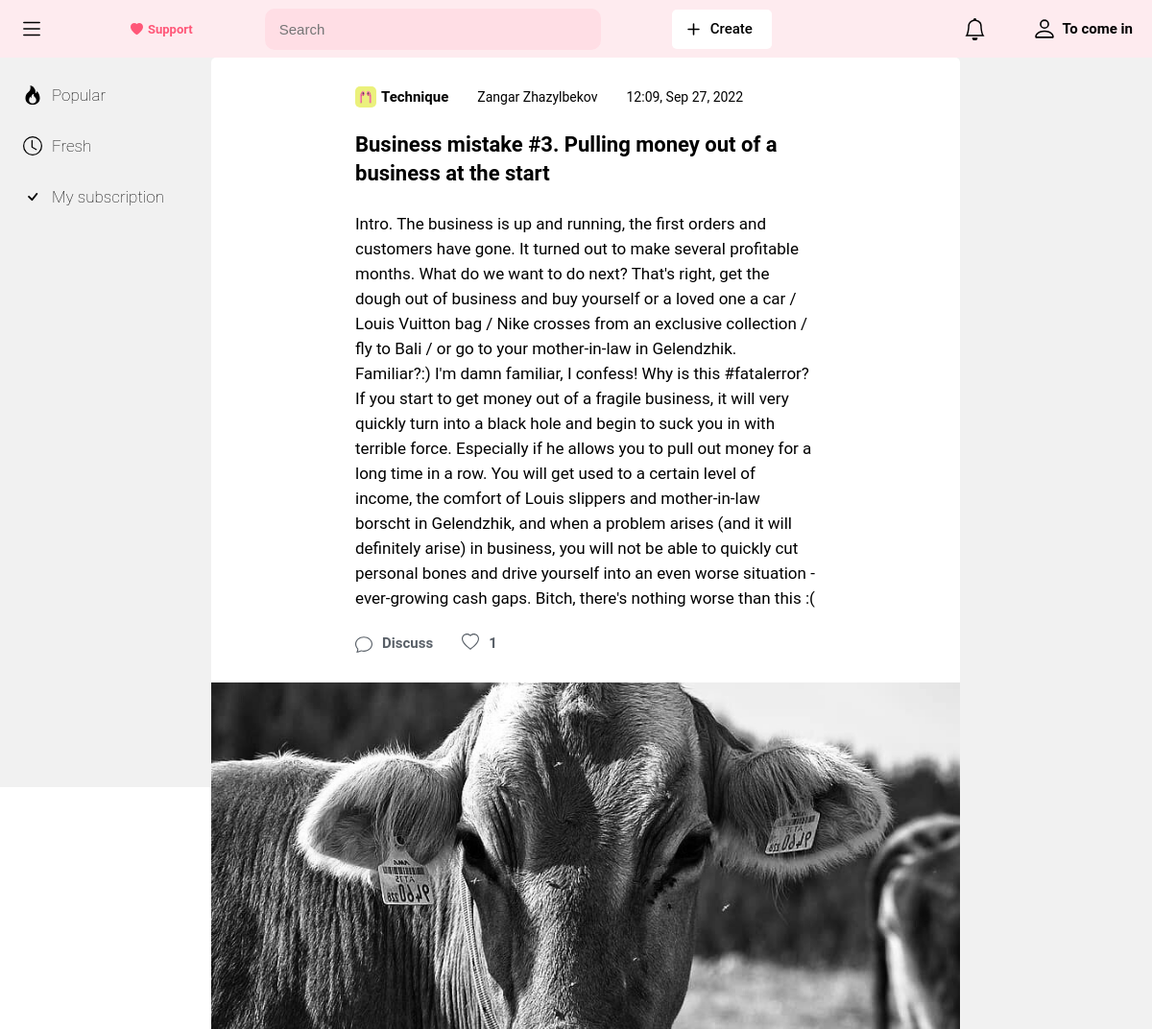
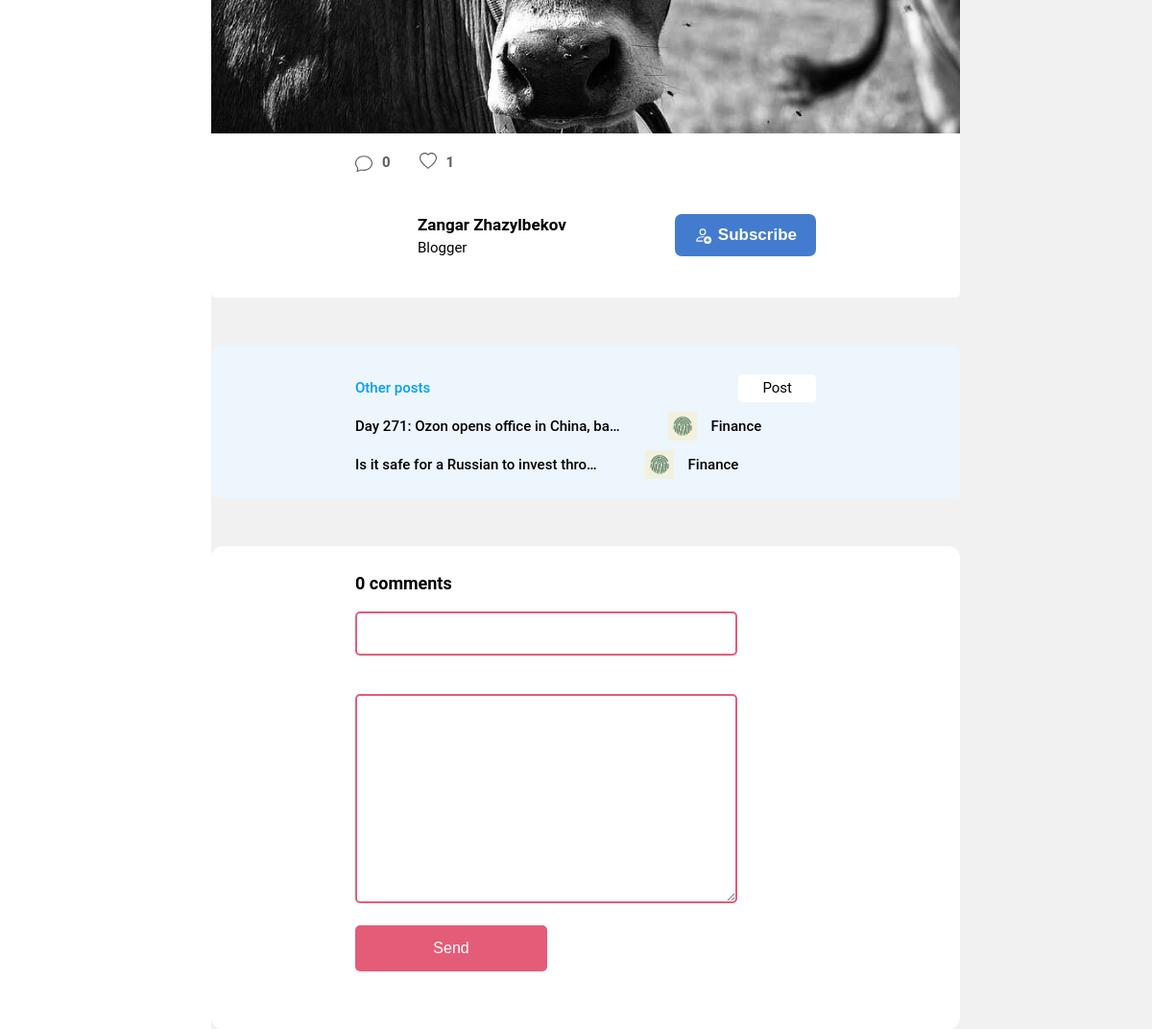
The page /post/2 on the database as committed earlier (2 pictures, top to bottom).
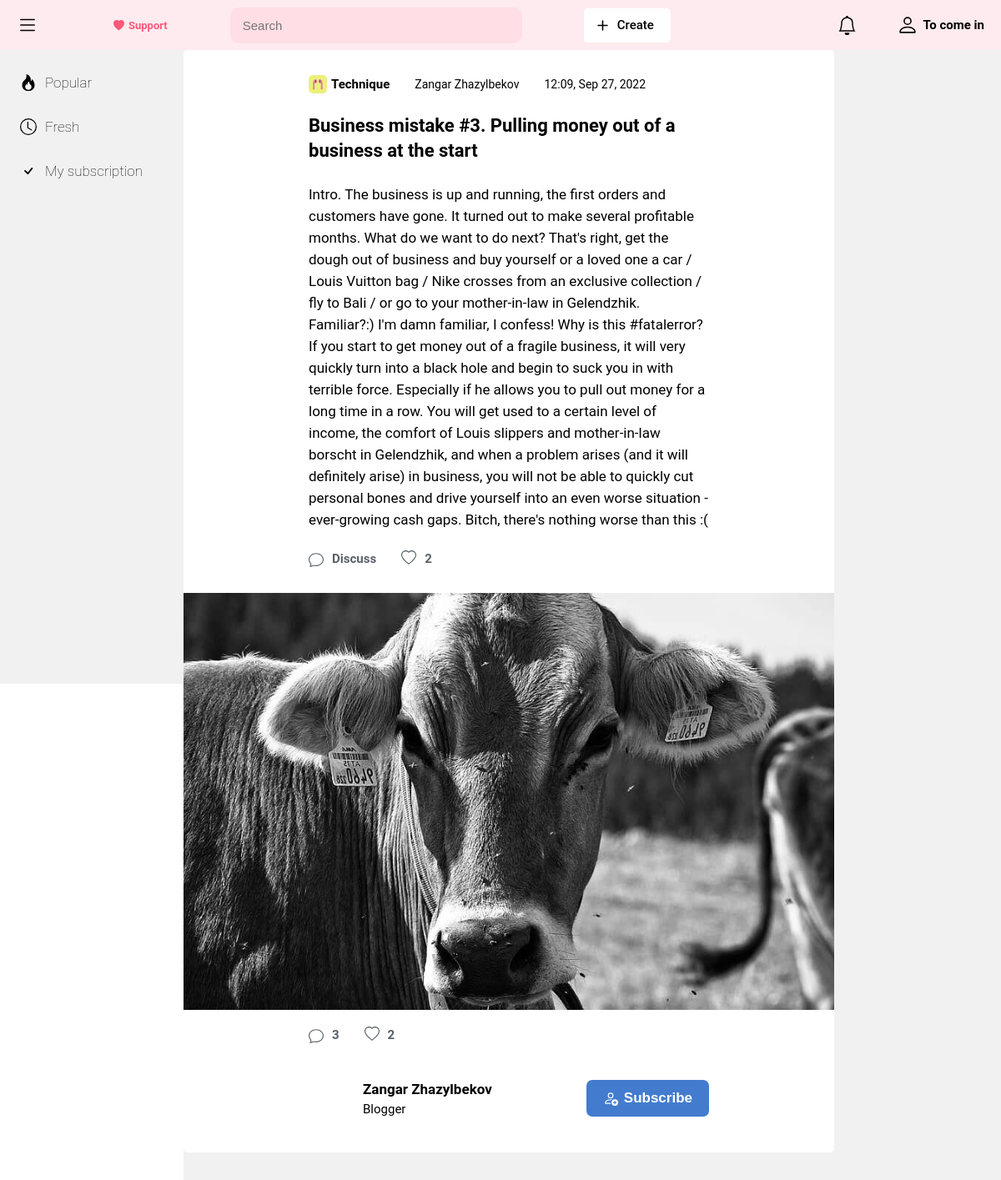
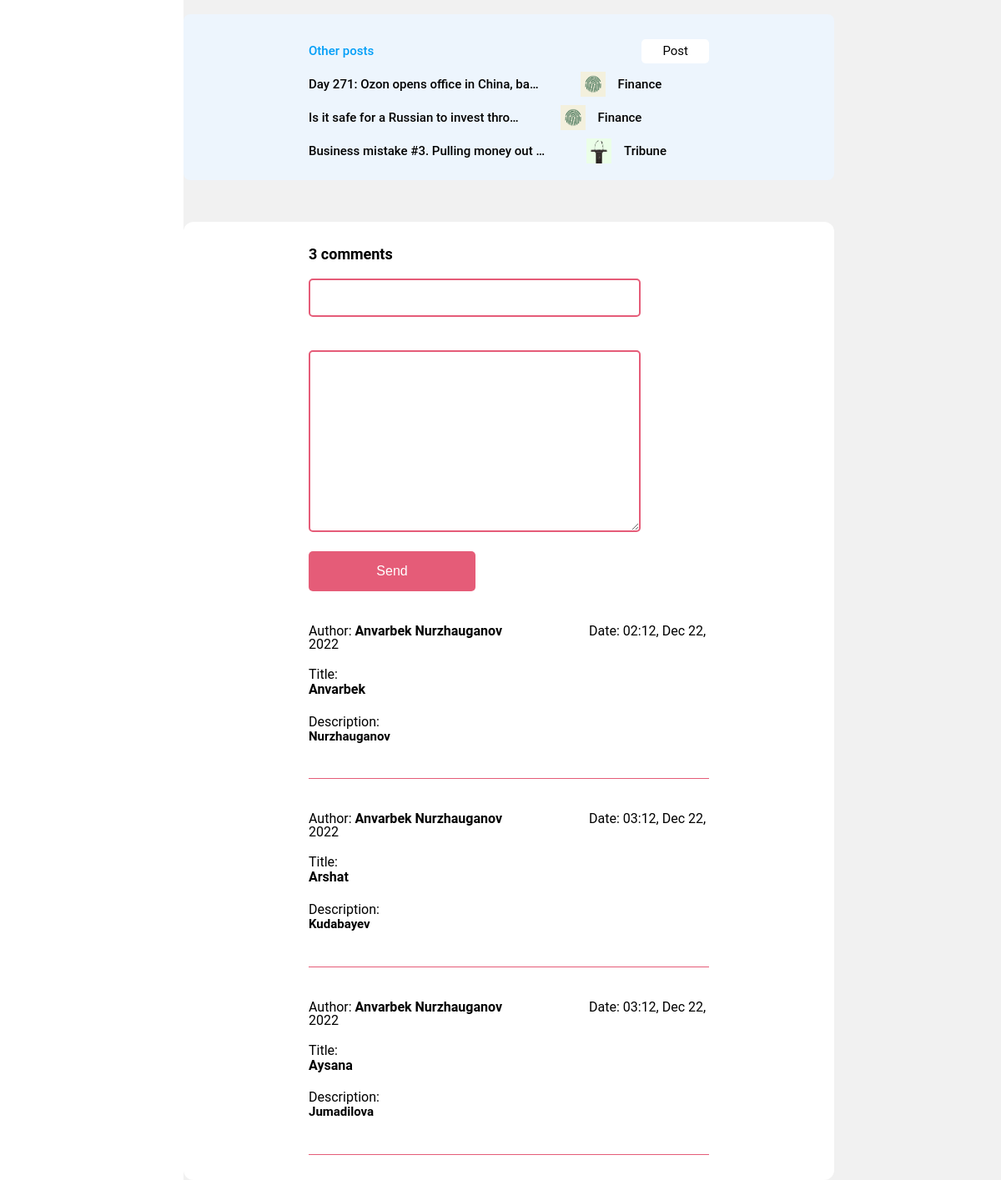
The same page on the database as committed later (2 pictures, top to bottom).
### post/models.py (models this page shows, shortened)
class Post(models.Model):
    author = models.ForeignKey(CustomUser, on_delete=models.CASCADE)
    post_image = models.ImageField('Post image', blank=True, null=True, upload_to='post_images/')
    title = models.CharField('Post title', max_length=255)
    description = models.TextField('Post description')
    category = models.ForeignKey(CategoryPost, verbose_name='Post category', on_delete=models.CASCADE)
    date_created = models.DateTimeField('Post date created', auto_now_add=True)
    like_post = models.ManyToManyField(CustomUser, verbose_name='Do you like this post?', blank=True, null=True, related_name='like_post')
    view_post = models.ManyToManyField(CustomUser, verbose_name='You viewed this post', blank=True, null=True, related_name='view_post')
    subscribe_author = models.ManyToManyField(CustomUser, verbose_name='Do you subscribe for author this post?', blank=True, null=True, related_name='subscribe_author')
    def total_likes(self):
        return self.like_post.count()
    class Meta:
        verbose_name = 'Post'
        verbose_name_plural = 'Posts'
        db_table = 'post'

class CategoryPost(models.Model):
    category_image = models.ImageField('Category image', blank=True, null=True, upload_to='category_images/')
    title = models.CharField('Category title', max_length=255)
    description = models.TextField('Category description')
    class Meta:
        verbose_name = 'Category'
        verbose_name_plural = 'Categories'
        db_table = 'category_post'

class Comment(models.Model):
    title = models.CharField(max_length=250, verbose_name='Title of comments')
    post_name = models.ForeignKey(Post, on_delete=models.CASCADE, verbose_name='Name of Post', blank=True, null=True, related_name='comments_post')
    author = models.ForeignKey(CustomUser, on_delete=models.CASCADE, verbose_name='Author of comments', blank=True, null=True)
    create_date = models.DateTimeField(auto_now=True)
    text = models.TextField(verbose_name='Text of comments')
    status = models.BooleanField(verbose_name='Comment visibility', default=True)
    class Meta:
        verbose_name = 'Comment'
        verbose_name_plural = 'Comments'
        db_table = 'comment'

### account/models.py (models this page shows, shortened)
class CustomUser(AbstractUser):
    GENDER_CHOICE = (
        ('Male', 'Male'),
        ('Female', 'Female')
    )
    age = models.PositiveSmallIntegerField('Age', default=1)
    gender = models.CharField('Gender', choices=GENDER_CHOICE, max_length=255)
    phone_number = models.CharField('Phone number', max_length=255)
    class Meta:
        verbose_name = 'User'
        verbose_name_plural = 'Users'
        db_table = 'user'

### post/views.py (the view, shortened to what this page needs)
# urls.py: path('<int:pk>', views.PostDetailView.as_view(), name='detail_post'),
class PostDetailView(FormMixin, DetailView):
    model = Post
    template_name = 'post/post_detail.html'
    context_object_name = 'post'
    form_class = CommentForm
    def post(self, request, *args, **kwargs):
        form = self.get_form()
        if form.is_valid():
            return self.form_valid(form)
        else:
            return self.form_invalid(form)
    def get_context_data(self, **kwargs):
        context = super(PostDetailView, self).get_context_data(**kwargs)
        stuff = get_object_or_404(Post, id=self.kwargs['pk'])
        total_likes = stuff.total_likes()
        liked = False
        if stuff.like_post.filter(id=self.request.user.id).exists():
            liked = True
        subscribed = False
        if stuff.subscribe_author.filter(id=self.request.user.id).exists():
            subscribed = True
        post = get_object_or_404(Post, id=self.object.id)
        context['profiles'] = CustomUser.objects.filter(username=post.author.username)
        context['all_posts'] = Post.objects.exclude(id=post.id)
        context['total_likes'] = total_likes
        context['liked'] = liked
        context['subscribed'] = subscribed
        return context

### post/forms.py
class CommentForm(ModelForm):
    class Meta:
        model = Comment
        fields = [
                'title',
                'post_name',
                'author',
                'text',
        ]
        widgets = {
            "author_name": TextInput(attrs={
                'class': 'write_comment_title',
                'placeholder': 'Comment Title'
            }),
            "full_text": Textarea(attrs={
                'class': 'write_comment_description',
                'placeholder': 'Comment description'
            })
        }

### main/context_processors.py (called while the page is built)
def message_processor(request):
    url_name = resolve(request.path_info).url_name
    if url_name == 'home' or url_name == 'popular_posts':
        num = 1
    elif url_name == 'fresh_posts':
        num = 2
    elif url_name == 'my_subscription':
        num = 3
    else:
        num = 0
    return {
        'page': num
    }

### post/templates/post/post_detail.html (shortened to what the changed rows need)
{% extends 'main/base.html' %}
{% block content %}
    <div class="section_post_container">
        <div class="main_post_info_section_block">
            <div class="header_info_main_post_block">
                <div class="post_header_main_info">
                    <a href="{% url 'detail_category_post' post.category.id %}" class="post_header_category_block">
                        <div class="post_category_image" style="background-image: url('{{ post.category.category_image.url }}')"></div>
                        <span>{{ post.category.title }}</span>
                    </a>
                    <div href="" class="post_header_author_block">
                        <span>{{ post.author.first_name }} {{ post.author.last_name }}</span>
                    </div>
                    <div class="post_header_time_duration_block">
                        <span>{{ post.date_created|date:"h:m, M d, Y" }}</span>
                    </div>
                </div>
            </div>
            <div class="title_info_main_post_block">
                <h1>{{ post.title }}</h1>
            </div>
            <div class="description_info_main_post_block">
                <p>{{ post.description }}</p>
            </div>
            <div class="emotions_info_main_post_block">
                <a href="" class="about_comments_info_post_block">
                    <h1>Discuss</h1>
                </a>
                <div class="about_like_info_post_block">
                    <form method="POST" action="{% url 'like_post' post.pk %}">
                        <button class="btn_like_detail_post" type="submit" name="detail_post_like" value="{{ post.id }}">
                        </button>
                    </form>
                    <h1>{{ total_likes }}</h1>
                </div>
            </div>
        </div>
        <div class="image_post_info_section_block">
            <div class="image" style="background-image: url('{{ post.post_image.url }}')"></div>
        </div>
        <div class="emotions_info_main_post_block" style="margin: 20px 0; padding: 0 150px;">
                <a href="" class="about_comments_info_post_block">
                    <i>
                    </i>
                    <h1>{{ post.comments_post.all.count }}</h1>
                </a>
                <div class="about_like_info_post_block">
                    <form method="POST" action="{% url 'like_post' post.pk %}">
                        <button class="btn_like_detail_post" type="submit" name="detail_post_like" value="{{ post.id }}">
                        </button>
                    </form>
                    <h1>{{ total_likes }}</h1>
                </div>
            </div>
        <div class="author_post_info_section_block">
            <div class="author_post_main_personal_info_block">
                <div class="image_author_post_info_block">
                    {% for profile in profiles %}
                        {% if profile.profile_avatar %}
                            <div class="image_author_post_detail" style="background-image: url('{{ profile.profile_avatar.url }}')"></div>
                        {% elif profile.gender == 'Female' %}
                            <div class="image_author_post_detail" style="background-image: url('https://images.unsplash.com/photo-1438761681033-6461ffad8d80?ixlib=rb-1.2.1&ixid=MnwxMjA3fDB8MHxwaG90by1wYWdlfHx8fGVufDB8fHx8&auto=format&fit=crop&w=870&q=80')"></div>
                        {% elif profile.gender == 'Male' %}
                            <div class="image_author_post_detail" style="background-image: url('https://images.unsplash.com/photo-1633332755192-727a05c4013d?ixlib=rb-1.2.1&ixid=MnwxMjA3fDB8MHxwaG90by1wYWdlfHx8fGVufDB8fHx8&auto=format&fit=crop&w=580&q=80')"></div>
                        {% else %}
                            <div class="image_author_post_detail" style="background-image: url('https://images.unsplash.com/photo-1438761681033-6461ffad8d80?ixlib=rb-1.2.1&ixid=MnwxMjA3fDB8MHxwaG90by1wYWdlfHx8fGVufDB8fHx8&auto=format&fit=crop&w=870&q=80')"></div>
                        {% endif %}
                    {% endfor %}
                </div>
                <div class="main_info_author_post_info_block">
                    <h1>{{ post.author.first_name }} {{ post.author.last_name }}</h1>
                    <p>Blogger</p>
                </div>
            </div>
            <div class="subscribe_author_post_info_block">
                <form method="POST" action="{% url 'subscribe_post_author' post.pk %}">
                    {% if subscribed %}
                        <button class="unsubscribe_btn_author" type="submit" name="post_author_id" value="{{ post.id }}">
                            <i>
                                <svg xmlns="http://www.w3.org/2000/svg" width="18" height="18" fill="#FFF" class="bi bi-person-dash" viewBox="0 0 16 16">
                                    <path d="M12.5 16a3.5 3.5 0 1 0 0-7 3.5 3.5 0 0 0 0 7ZM11 12h3a.5.5 0 0 1 0 1h-3a.5.5 0 0 1 0-1Zm0-7a3 3 0 1 1-6 0 3 3 0 0 1 6 0ZM8 7a2 2 0 1 0 0-4 2 2 0 0 0 0 4Z"/>
                                    <path d="M8.256 14a4.474 4.474 0 0 1-.229-1.004H3c.001-.246.154-.986.832-1.664C4.484 10.68 5.711 10 8 10c.26 0 .507.009.74.025.226-.341.496-.65.804-.918C9.077 9.038 8.564 9 8 9c-5 0-6 3-6 4s1 1 1 1h5.256Z"/>
                                </svg>
                            </i>
                            <h1>
                                Unsubscribe
                            </h1>
                        </button>
                    {% else %}
                        <button class="subscribe_btn_author" type="submit" name="post_author_id" value="{{ post.id }}">
                            <h1>
                                Subscribe
                            </h1>
                        </button>
                    {% endif %}
                </form>
            </div>
        </div>
    </div>
    <div class="all_posts_info_in_detail_post_container">
        <div class="post_block_header_block_all_posts">
            <h1>Other posts</h1>
        </div>
        {% for some_post in all_posts %}
            <div class="post_block_info_at_all_posts">
                <a href="{% url 'detail_post' some_post.id %}">{{ some_post.title |truncatechars:40  }}</a>
                <a href="{% url 'detail_category_post' some_post.category.id %}" class="some_post_block_info">
                    <div class="some_post_block_image" style="background-image: url('{{ some_post.category.category_image.url }}')"></div>
                    <p>{{ some_post.category.title }}</p>
                </a>
            </div>
        {% endfor %}
    </div>
    <div class="main_comments_info_in_detail_post">
        <div class="comments_info_block_write">
            <div class="header_block_comments_info_write_block">
                <h1>{{ post.comments_post.all.count }} comments</h1>
            </div>
        </div>
        <div class="all_comments_in_detail_post_info">
            {% for comment in post.comments_post.all %}
                <div class="comment_block_in_detail_post">
                    <div class="header_block_comment_in_detail_post">
                        <h1>Author: <b>{{ comment.author.first_name }} {{ comment.author.last_name }}</b> Date: {{ comment.create_date | date:"h:m, M d, Y"  }}</h1>
                        <p>Title:</p>
                        <h2>{{ comment.title }}</h2>
                        <p>Description:</p>
                        <h3>{{ comment.text }}</h3>
                    </div>
                </div>
            {% endfor %}
        </div>
    </div>
{% endblock %}

Rows that differ between the two databases and show on the page:
computed for Post "Business mistake #3. Pulling money out of a business at the start": comments_post.all.count "0" → "3"
added Post: title "Business mistake #3. Pulling money out …", category.category_image (picture), category "Tribune"
added Comment: author.first_name "Anvarbek", author.last_name "Nurzhauganov", create_date "02:12, Dec 22, 2022", title "Anvarbek", text "Nurzhauganov"
added Comment: author.first_name "Anvarbek", author.last_name "Nurzhauganov", create_date "03:12, Dec 22, 2022", title "Arshat", text "Kudabayev"
added Comment: author.first_name "Anvarbek", author.last_name "Nurzhauganov", create_date "03:12, Dec 22, 2022", title "Aysana", text "Jumadilova"
Other text that changed with them:
{{ total_likes }}: "1" → "2"
